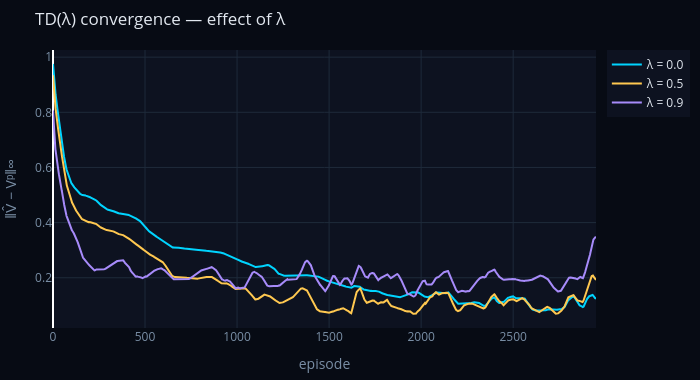

Notebook cell for this chart:
### Markdown cell above
## Part 5 — (Optional) TD(λ): bridging TD and Monte Carlo

TD(λ) uses **eligibility traces** $e(s)$ to credit past states for the current TD error:

$$e(s) \leftarrow \gamma\lambda\, e(s) + \mathbf{1}[S_t = s]$$
$$V(s) \leftarrow V(s) + \alpha\,\delta_t\, e(s)$$

- $\lambda = 0$ → pure TD(0): one-step bootstrap only
- $\lambda = 1$ → Monte Carlo: full-episode return (no discount on traces)
- $0 < \lambda < 1$ → interpolates between them

The plot shows how $\lambda$ affects convergence speed on the same policy evaluation task.

### Code cell
curves_lam = env.td_lambda_convergence(
    pi_ccw, r, gamma, V_true,
    lambdas=(0.0, 0.5, 0.9),
    n_episodes=3000, alpha=0.05,
)

env.show_mf_convergence(
    curves_lam,
    ylabel="‖V̂ − Vᵖ‖∞",
    title="TD(λ) convergence — effect of λ",
    smooth=50,
).show()

### Figure 1 — Plotly figure (JSON) as saved in the notebook; plotly's stock layout.template omitted (floating-point values rounded to 4 significant figures; data arrays with more than 128 entries replaced by an {"elided": "..."} marker saying what was removed)
{"data": [{"line": {"color": "#00d4ff", "width": 2}, "mode": "lines", "name": "λ = 0.0", "type": "scatter", "y": {"elided": "2951 float values"}}, {"line": {"color": "#ffc850", "width": 2}, "mode": "lines", "name": "λ = 0.5", "type": "scatter", "y": {"elided": "2951 float values"}}, {"line": {"color": "#a78bfa", "width": 2}, "mode": "lines", "name": "λ = 0.9", "type": "scatter", "y": {"elided": "2951 float values"}}], "layout": {"font": {"color": "#e2e8f0"}, "height": 380, "legend": {"bgcolor": "#0d1220", "bordercolor": "#1e2a3a"}, "margin": {"b": 10, "l": 10, "r": 10, "t": 50}, "paper_bgcolor": "#070b14", "plot_bgcolor": "#0d1220", "title": {"font": {"color": "#e2e8f0"}, "text": "TD(λ) convergence — effect of λ"}, "width": 700, "xaxis": {"color": "#7a8fa6", "gridcolor": "#1e2a3a", "title": {"text": "episode"}}, "yaxis": {"color": "#7a8fa6", "gridcolor": "#1e2a3a", "title": {"text": "‖V̂ − Vᵖ‖∞"}}}}
